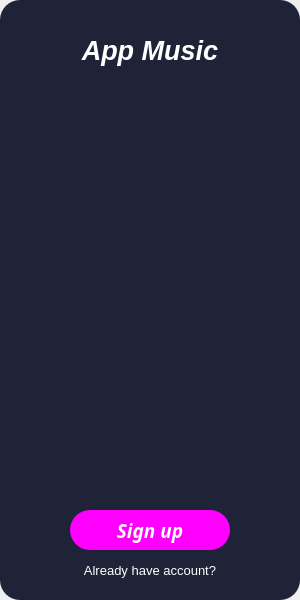
<?xml version="1.0" encoding="UTF-8"?>
<ui version="4.0">
 <class>MainWindow</class>
 <widget class="QMainWindow" name="MainWindow">
  <property name="geometry">
   <rect>
    <x>0</x>
    <y>0</y>
    <width>300</width>
    <height>600</height>
   </rect>
  </property>
  <property name="minimumSize">
   <size>
    <width>300</width>
    <height>600</height>
   </size>
  </property>
  <property name="sizeIncrement">
   <size>
    <width>300</width>
    <height>600</height>
   </size>
  </property>
  <property name="windowTitle">
   <string>MainWindow</string>
  </property>
  <widget class="QWidget" name="centralwidget">
   <widget class="QWidget" name="widget" native="true">
    <property name="geometry">
     <rect>
      <x>0</x>
      <y>0</y>
      <width>300</width>
      <height>600</height>
     </rect>
    </property>
    <property name="minimumSize">
     <size>
      <width>300</width>
      <height>600</height>
     </size>
    </property>
    <property name="sizeIncrement">
     <size>
      <width>300</width>
      <height>0</height>
     </size>
    </property>
    <property name="styleSheet">
     <string notr="true">QWidget{
	border-radius:20px;
	background-color: rgb(30, 35, 55);
}</string>
    </property>
    <widget class="QPushButton" name="pushButton_1">
     <property name="geometry">
      <rect>
       <x>70</x>
       <y>510</y>
       <width>160</width>
       <height>40</height>
      </rect>
     </property>
     <property name="font">
      <font>
       <family>Segoe Script</family>
       <pointsize>14</pointsize>
       <italic>true</italic>
       <bold>true</bold>
      </font>
     </property>
     <property name="styleSheet">
      <string notr="true">QPushButton {
	color: #ffffff;
	background-color: rgb(255, 0, 255);
}
QPushButton:hover {
	color: #f0f0f0;
	background-color: rgb(200, 0, 200);
}</string>
     </property>
     <property name="text">
      <string>Sign up</string>
     </property>
     <property name="shortcut">
      <string notr="true"/>
     </property>
     <property name="checkable">
      <bool>false</bool>
     </property>
     <property name="autoRepeat">
      <bool>true</bool>
     </property>
    </widget>
    <widget class="QPushButton" name="pushButton_2">
     <property name="geometry">
      <rect>
       <x>70</x>
       <y>560</y>
       <width>160</width>
       <height>20</height>
      </rect>
     </property>
     <property name="font">
      <font>
       <family>Segoe UI</family>
       <pointsize>10</pointsize>
       <bold>false</bold>
      </font>
     </property>
     <property name="styleSheet">
      <string notr="true">QPushButton {
	color: rgb(255, 255, 255);
}
QPushButton:hover {
	color: rgb(200, 200, 200);
}</string>
     </property>
     <property name="text">
      <string>Already have account?</string>
     </property>
     <property name="shortcut">
      <string/>
     </property>
     <property name="checkable">
      <bool>false</bool>
     </property>
     <property name="autoExclusive">
      <bool>false</bool>
     </property>
     <property name="autoDefault">
      <bool>false</bool>
     </property>
     <property name="default">
      <bool>false</bool>
     </property>
     <property name="flat">
      <bool>true</bool>
     </property>
    </widget>
    <widget class="QLabel" name="label">
     <property name="geometry">
      <rect>
       <x>10</x>
       <y>110</y>
       <width>280</width>
       <height>160</height>
      </rect>
     </property>
     <property name="font">
      <font>
       <family>Segoe UI Historic</family>
      </font>
     </property>
     <property name="text">
      <string/>
     </property>
     <property name="pixmap">
      <pixmap>../resourse/background_welcome2_border.png</pixmap>
     </property>
     <property name="scaledContents">
      <bool>true</bool>
     </property>
    </widget>
    <widget class="QLabel" name="label_2">
     <property name="geometry">
      <rect>
       <x>10</x>
       <y>290</y>
       <width>280</width>
       <height>160</height>
      </rect>
     </property>
     <property name="font">
      <font>
       <family>Segoe UI Historic</family>
      </font>
     </property>
     <property name="text">
      <string/>
     </property>
     <property name="pixmap">
      <pixmap>../resourse/backgroud_welcome_border.png</pixmap>
     </property>
     <property name="scaledContents">
      <bool>true</bool>
     </property>
    </widget>
    <widget class="QLabel" name="label_3">
     <property name="geometry">
      <rect>
       <x>10</x>
       <y>30</y>
       <width>280</width>
       <height>40</height>
      </rect>
     </property>
     <property name="font">
      <font>
       <family>Segoe UI</family>
       <pointsize>20</pointsize>
       <italic>true</italic>
       <bold>true</bold>
      </font>
     </property>
     <property name="styleSheet">
      <string notr="true">color: rgb(255, 255, 255);</string>
     </property>
     <property name="text">
      <string>App Music</string>
     </property>
     <property name="alignment">
      <set>Qt::AlignCenter</set>
     </property>
    </widget>
   </widget>
  </widget>
 </widget>
 <resources/>
 <connections/>
</ui>
